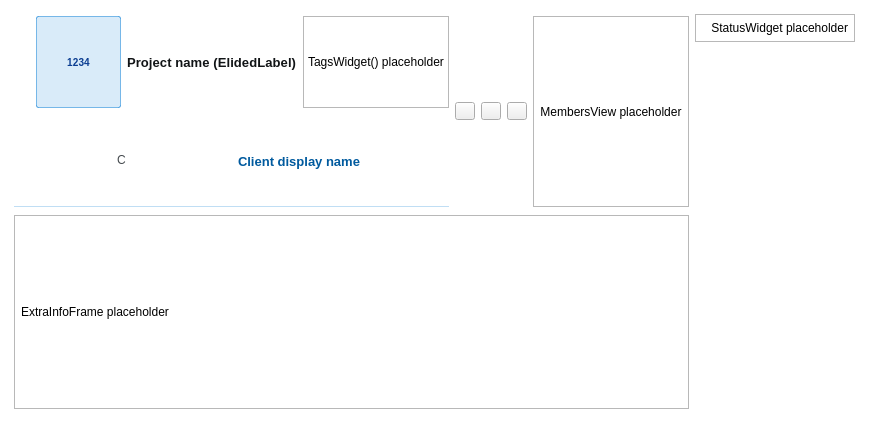
<?xml version="1.0" encoding="UTF-8"?>
<ui version="4.0">
 <class>ModuleInfoCard</class>
 <widget class="QFrame" name="ModuleInfoCard">
  <property name="geometry">
   <rect>
    <x>0</x>
    <y>0</y>
    <width>869</width>
    <height>423</height>
   </rect>
  </property>
  <property name="windowTitle">
   <string>Module Info Card</string>
  </property>
  <property name="styleSheet">
   <string notr="true">/* ===== Module Card (Light) ===== */

QFrame#ModuleInfoCard {
    background: #ffffff;
    border: none !important;
    border-width: 0 !important;
    border-radius: 12px;
    padding: 0;
    margin: 4px;
}
QFrame#ModuleInfoCard:hover {
    border: 1px solid rgba(0,120,212,0.45) !important;
    background-color: #fafbfc;
}

QFrame#CardContent {background: transparent; }

QLabel#ProjectNameLabel {
    color: #111416;
    font-size: 13px;
    font-weight: 600;
    letter-spacing: 0.1px;
}

QLabel#ProjectClientLabel,
QLabel#ProjectResponsibleLabel,
QLabel#ProjectParticipantsLabel {
    color: #005a9e;
    font-size: 13px;
    font-weight: 500;
    padding: 4px 0px 2px 0px;
}

QLabel#ClientIcon {
    color: rgba(36,41,46,0.85);
}

QLabel#ProjectPrivateIcon {
    background: transparent;
    color: transparent;
}

QFrame#InfocardHeaderFrame { 
    border-bottom: 1px solid rgba(0,120,212,0.25);
    border-left: none;
    border-right: none;
    border-top: none;
    padding: 0;
    margin: 0;
    border-radius: 0;
}


QLabel#ProjectNumberBadge {
    padding: 1px 4px;
    border-radius: 2px;
    font-size: 10px;
    font-weight: 700;
    color: #0b3d91;
    background: rgba(0,120,212,0.15);
    border: 1px solid rgba(0,120,212,0.50);
    min-width: 24px;
    max-width: 80px;
    text-align: center;
    letter-spacing: 0.2px;
    white-space: nowrap;
    overflow: hidden;
}


</string>
  </property>
  <property name="frameShape">
   <enum>QFrame::StyledPanel</enum>
  </property>
  <property name="frameShadow">
   <enum>QFrame::Raised</enum>
  </property>
  <layout class="QHBoxLayout" name="mainLayout">
   <property name="spacing">
    <number>6</number>
   </property>
   <property name="leftMargin">
    <number>10</number>
   </property>
   <property name="topMargin">
    <number>10</number>
   </property>
   <property name="rightMargin">
    <number>10</number>
   </property>
   <property name="bottomMargin">
    <number>10</number>
   </property>
   <item>
    <widget class="QFrame" name="CardContent">
     <property name="frameShape">
      <enum>QFrame::NoFrame</enum>
     </property>
     <layout class="QVBoxLayout" name="contentLayout">
      <property name="spacing">
       <number>6</number>
      </property>
      <property name="leftMargin">
       <number>0</number>
      </property>
      <property name="topMargin">
       <number>0</number>
      </property>
      <property name="rightMargin">
       <number>0</number>
      </property>
      <property name="bottomMargin">
       <number>0</number>
      </property>
      <item>
    <layout class="QHBoxLayout" name="headerRow">
        <property name="spacing">
         <number>6</number>
        </property>
        <property name="leftMargin">
         <number>0</number>
        </property>
        <property name="topMargin">
         <number>2</number>
        </property>
        <property name="rightMargin">
         <number>0</number>
        </property>
        <property name="bottomMargin">
         <number>2</number>
        </property>
        <item>
         <widget class="QFrame" name="InfocardHeaderFrame">
          <property name="sizePolicy">
           <sizepolicy hsizetype="Expanding" vsizetype="Preferred">
            <horstretch>1</horstretch>
            <verstretch>0</verstretch>
           </sizepolicy>
          </property>
          <property name="frameShape">
           <enum>QFrame::NoFrame</enum>
          </property>
          <layout class="QVBoxLayout" name="headerLeftLayout">
           <property name="leftMargin">
            <number>0</number>
           </property>
           <property name="topMargin">
            <number>0</number>
           </property>
           <property name="rightMargin">
            <number>0</number>
           </property>
           <property name="bottomMargin">
            <number>0</number>
           </property>
           <item>
            <layout class="QHBoxLayout" name="nameRowLayout">
             <property name="spacing">
              <number>6</number>
             </property>
             <item>
              <widget class="QLabel" name="ProjectPrivateIcon">
               <property name="minimumSize">
            <size>
             <width>16</width>
             <height>16</height>
            </size>
               </property>
               <property name="maximumSize">
            <size>
             <width>16</width>
             <height>16</height>
            </size>
               </property>
               <property name="toolTip">
            <string>Privaatne (visible when item_data.isPublic is False)</string>
               </property>
               <property name="text">
            <string>P</string>
               </property>
               <property name="alignment">
            <set>Qt::AlignCenter</set>
               </property>
              </widget>
             </item>
             <item>
              <widget class="QLabel" name="ProjectNumberBadge">
               <property name="minimumSize">
            <size>
             <width>24</width>
             <height>16</height>
            </size>
               </property>
               <property name="text">
            <string>1234</string>
               </property>
               <property name="alignment">
            <set>Qt::AlignCenter</set>
               </property>
              </widget>
             </item>
             <item>
              <widget class="QLabel" name="ProjectNameLabel">
               <property name="text">
            <string>Project name (ElidedLabel)</string>
               </property>
               <property name="alignment">
            <set>Qt::AlignVCenter</set>
               </property>
              </widget>
             </item>
             <item>
              <widget class="QFrame" name="TagsWidgetPlaceholder">
               <property name="frameShape">
            <enum>QFrame::StyledPanel</enum>
               </property>
               <property name="frameShadow">
            <enum>QFrame::Raised</enum>
               </property>
               <layout class="QHBoxLayout" name="tagsPlaceholderLayout">
            <property name="leftMargin">
             <number>4</number>
            </property>
            <property name="topMargin">
             <number>2</number>
            </property>
            <property name="rightMargin">
             <number>4</number>
            </property>
            <property name="bottomMargin">
             <number>2</number>
            </property>
            <item>
             <widget class="QLabel" name="tagsLabel">
              <property name="text">
               <string>TagsWidget() placeholder</string>
              </property>
             </widget>
            </item>
               </layout>
              </widget>
             </item>
            </layout>
           </item>
           <item>
            <layout class="QHBoxLayout" name="clientRowLayout">
             <property name="spacing">
              <number>6</number>
             </property>
             <item>
              <widget class="QLabel" name="ClientIcon">
               <property name="minimumSize">
            <size>
             <width>12</width>
             <height>12</height>
            </size>
               </property>
               <property name="text">
            <string>C</string>
               </property>
               <property name="alignment">
            <set>Qt::AlignCenter</set>
               </property>
              </widget>
             </item>
             <item>
              <widget class="QLabel" name="ProjectClientLabel">
               <property name="text">
            <string>Client display name</string>
               </property>
              </widget>
             </item>
            </layout>
           </item>
          </layout>
         </widget>
        </item>
        <item>
         <widget class="QPushButton" name="ActionButton1">
          <property name="minimumSize">
           <size>
            <width>20</width>
            <height>18</height>
           </size>
          </property>
          <property name="maximumSize">
           <size>
            <width>20</width>
            <height>18</height>
           </size>
          </property>
          <property name="toolTip">
           <string>Action Button 1</string>
          </property>
          <property name="text">
           <string/>
          </property>
         </widget>
        </item>
        <item>
         <widget class="QPushButton" name="ActionButton2">
          <property name="minimumSize">
           <size>
            <width>20</width>
            <height>18</height>
           </size>
          </property>
          <property name="maximumSize">
           <size>
            <width>20</width>
            <height>18</height>
           </size>
          </property>
          <property name="toolTip">
           <string>Action Button 2</string>
          </property>
          <property name="text">
           <string/>
          </property>
         </widget>
        </item>
        <item>
         <widget class="QPushButton" name="ActionButton3">
          <property name="minimumSize">
           <size>
            <width>20</width>
            <height>18</height>
           </size>
          </property>
          <property name="maximumSize">
           <size>
            <width>20</width>
            <height>18</height>
           </size>
          </property>
          <property name="toolTip">
           <string>Action Button 3</string>
          </property>
          <property name="text">
           <string/>
          </property>
         </widget>
        </item>
        <item>
         <widget class="QFrame" name="MembersViewPlaceholder">
          <property name="minimumSize">
           <size>
            <width>100</width>
            <height>50</height>
           </size>
          </property>
          <property name="maximumSize">
           <size>
            <width>16777215</width>
            <height>16777215</height>
           </size>
          </property>
          <property name="frameShape">
           <enum>QFrame::StyledPanel</enum>
          </property>
          <property name="frameShadow">
           <enum>QFrame::Raised</enum>
          </property>
          <layout class="QVBoxLayout" name="verticalLayout_3">
           <property name="leftMargin">
            <number>6</number>
           </property>
           <property name="topMargin">
            <number>6</number>
           </property>
           <property name="rightMargin">
            <number>6</number>
           </property>
           <property name="bottomMargin">
            <number>6</number>
           </property>
           <item>
            <widget class="QLabel" name="membersLabel">
             <property name="text">
              <string>MembersView placeholder</string>
             </property>
             <property name="alignment">
              <set>Qt::AlignCenter</set>
             </property>
            </widget>
           </item>
          </layout>
         </widget>
        </item>
       </layout>
      </item>
      <item>
       <widget class="QFrame" name="ExtraInfoPlaceholder">
        <property name="frameShape">
         <enum>QFrame::StyledPanel</enum>
        </property>
        <layout class="QVBoxLayout" name="verticalLayout">
         <property name="leftMargin">
          <number>6</number>
         </property>
         <property name="topMargin">
          <number>6</number>
         </property>
         <property name="rightMargin">
          <number>6</number>
         </property>
         <property name="bottomMargin">
          <number>6</number>
         </property>
         <item>
          <widget class="QLabel" name="extraInfoLabel">
           <property name="text">
            <string>ExtraInfoFrame placeholder</string>
           </property>
           <property name="alignment">
            <set>Qt::AlignLeading|Qt::AlignLeft|Qt::AlignVCenter</set>
           </property>
          </widget>
         </item>
        </layout>
       </widget>
      </item>
     </layout>
    </widget>
   </item>
   <item>
    <widget class="QFrame" name="StatusColumnPlaceholder">
     <property name="minimumSize">
      <size>
       <width>160</width>
       <height>0</height>
      </size>
     </property>
     <property name="frameShape">
      <enum>QFrame::NoFrame</enum>
     </property>
     <layout class="QVBoxLayout" name="statusColumnLayout">
      <property name="spacing">
       <number>8</number>
      </property>
      <property name="leftMargin">
       <number>0</number>
      </property>
      <property name="topMargin">
       <number>0</number>
      </property>
      <property name="rightMargin">
       <number>0</number>
      </property>
      <property name="bottomMargin">
       <number>0</number>
      </property>
      <item>
       <widget class="QFrame" name="StatusWidgetPlaceholder">
        <property name="frameShape">
         <enum>QFrame::StyledPanel</enum>
        </property>
        <layout class="QVBoxLayout" name="verticalLayout_4">
         <property name="leftMargin">
          <number>6</number>
         </property>
         <property name="topMargin">
          <number>6</number>
         </property>
         <property name="rightMargin">
          <number>6</number>
         </property>
         <property name="bottomMargin">
          <number>6</number>
         </property>
         <item>
          <widget class="QLabel" name="statusLabel">
           <property name="text">
            <string>StatusWidget placeholder</string>
           </property>
           <property name="alignment">
            <set>Qt::AlignRight|Qt::AlignTrailing|Qt::AlignVCenter</set>
           </property>
          </widget>
         </item>
        </layout>
       </widget>
      </item>
      <item>
       <spacer name="statusStretch">
        <property name="orientation">
         <enum>Qt::Vertical</enum>
        </property>
        <property name="sizeHint" stdset="0">
         <size>
          <width>20</width>
          <height>40</height>
         </size>
        </property>
       </spacer>
      </item>
     </layout>
    </widget>
   </item>
  </layout>
 </widget>
 <resources/>
 <connections/>
</ui>
